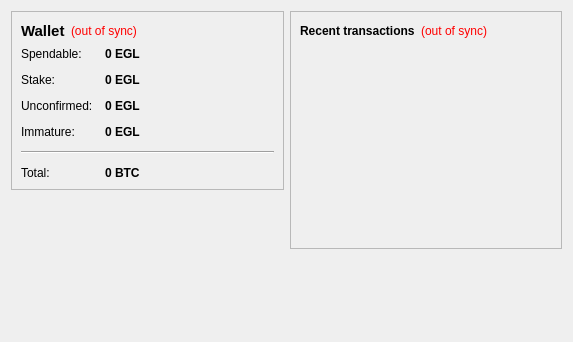
<?xml version="1.0" encoding="UTF-8"?>
<ui version="4.0">
 <class>OverviewPage</class>
 <widget class="QWidget" name="OverviewPage">
  <property name="geometry">
   <rect>
    <x>0</x>
    <y>0</y>
    <width>573</width>
    <height>342</height>
   </rect>
  </property>
  <property name="windowTitle">
   <string>Form</string>
  </property>
  <layout class="QHBoxLayout" name="horizontalLayout" stretch="1,1">
   <item>
    <layout class="QVBoxLayout" name="verticalLayout_2">
     <item>
      <widget class="QFrame" name="frame">
       <property name="frameShape">
        <enum>QFrame::StyledPanel</enum>
       </property>
       <property name="frameShadow">
        <enum>QFrame::Raised</enum>
       </property>
       <layout class="QVBoxLayout" name="verticalLayout_4">
        <item>
         <layout class="QHBoxLayout" name="horizontalLayout_4">
          <item>
           <widget class="QLabel" name="label_5">
            <property name="font">
             <font>
              <pointsize>11</pointsize>
              <weight>75</weight>
              <bold>true</bold>
             </font>
            </property>
            <property name="text">
             <string>Wallet</string>
            </property>
           </widget>
          </item>
          <item>
           <widget class="QLabel" name="labelWalletStatus">
            <property name="toolTip">
             <string>The displayed information may be out of date. Your wallet automatically synchronizes with the Ego network after a connection is established, but this process has not completed yet.</string>
            </property>
            <property name="styleSheet">
             <string notr="true">QLabel { color: red; }</string>
            </property>
            <property name="text">
             <string notr="true">(out of sync)</string>
            </property>
            <property name="alignment">
             <set>Qt::AlignLeading|Qt::AlignLeft|Qt::AlignVCenter</set>
            </property>
           </widget>
          </item>
          <item>
           <spacer name="horizontalSpacer_2">
            <property name="orientation">
             <enum>Qt::Horizontal</enum>
            </property>
            <property name="sizeHint" stdset="0">
             <size>
              <width>40</width>
              <height>20</height>
             </size>
            </property>
           </spacer>
          </item>
         </layout>
        </item>
        <item>
         <layout class="QFormLayout" name="formLayout_2">
          <property name="fieldGrowthPolicy">
           <enum>QFormLayout::AllNonFixedFieldsGrow</enum>
          </property>
          <property name="horizontalSpacing">
           <number>12</number>
          </property>
          <property name="verticalSpacing">
           <number>12</number>
          </property>
          <item row="0" column="0">
           <widget class="QLabel" name="label">
            <property name="text">
             <string>Spendable:</string>
            </property>
           </widget>
          </item>
          <item row="0" column="1">
           <widget class="QLabel" name="labelBalance">
            <property name="font">
             <font>
              <weight>75</weight>
              <bold>true</bold>
             </font>
            </property>
            <property name="cursor">
             <cursorShape>IBeamCursor</cursorShape>
            </property>
            <property name="toolTip">
             <string>Your current spendable balance</string>
            </property>
            <property name="text">
             <string notr="true">0 EGL</string>
            </property>
            <property name="textInteractionFlags">
             <set>Qt::LinksAccessibleByMouse|Qt::TextSelectableByKeyboard|Qt::TextSelectableByMouse</set>
            </property>
           </widget>
          </item>
          <item row="1" column="0">
           <widget class="QLabel" name="label_6">
            <property name="text">
             <string>Stake:</string>
            </property>
           </widget>
          </item>
          <item row="1" column="1">
           <widget class="QLabel" name="labelStake">
            <property name="font">
             <font>
              <weight>75</weight>
              <bold>true</bold>
             </font>
            </property>
            <property name="cursor">
             <cursorShape>IBeamCursor</cursorShape>
            </property>
            <property name="toolTip">
             <string>Total of coins that was staked, and do not yet count toward the current balance</string>
            </property>
            <property name="text">
             <string notr="true">0 EGL</string>
            </property>
            <property name="textInteractionFlags">
             <set>Qt::LinksAccessibleByMouse|Qt::TextSelectableByKeyboard|Qt::TextSelectableByMouse</set>
            </property>
           </widget>
          </item>
          <item row="2" column="0">
           <widget class="QLabel" name="label_3">
            <property name="text">
             <string>Unconfirmed:</string>
            </property>
           </widget>
          </item>
          <item row="2" column="1">
           <widget class="QLabel" name="labelUnconfirmed">
            <property name="font">
             <font>
              <weight>75</weight>
              <bold>true</bold>
             </font>
            </property>
            <property name="cursor">
             <cursorShape>IBeamCursor</cursorShape>
            </property>
            <property name="toolTip">
             <string>Total of transactions that have yet to be confirmed, and do not yet count toward the current balance</string>
            </property>
            <property name="text">
             <string notr="true">0 EGL</string>
            </property>
            <property name="textInteractionFlags">
             <set>Qt::LinksAccessibleByMouse|Qt::TextSelectableByKeyboard|Qt::TextSelectableByMouse</set>
            </property>
           </widget>
          </item>
          <item row="3" column="0">
           <widget class="QLabel" name="labelImmatureText">
            <property name="text">
             <string>Immature:</string>
            </property>
           </widget>
          </item>
          <item row="3" column="1">
           <widget class="QLabel" name="labelImmature">
            <property name="font">
             <font>
              <weight>75</weight>
              <bold>true</bold>
             </font>
            </property>
            <property name="toolTip">
             <string>Mined balance that has not yet matured</string>
            </property>
            <property name="text">
             <string notr="true">0 EGL</string>
            </property>
            <property name="textInteractionFlags">
             <set>Qt::LinksAccessibleByMouse|Qt::TextSelectableByKeyboard|Qt::TextSelectableByMouse</set>
            </property>
           </widget>
          </item>
          <item row="4" column="0" colspan="2">
           <widget class="Line" name="line">
            <property name="orientation">
             <enum>Qt::Horizontal</enum>
            </property>
           </widget>
          </item>
          <item row="5" column="0">
           <widget class="QLabel" name="labelTotalText">
            <property name="text">
             <string>Total:</string>
            </property>
           </widget>
          </item>
          <item row="5" column="1">
           <widget class="QLabel" name="labelTotal">
            <property name="font">
             <font>
              <weight>75</weight>
              <bold>true</bold>
             </font>
            </property>
            <property name="cursor">
             <cursorShape>IBeamCursor</cursorShape>
            </property>
            <property name="toolTip">
             <string>Your current total balance</string>
            </property>
            <property name="text">
             <string notr="true">0 BTC</string>
            </property>
            <property name="textInteractionFlags">
             <set>Qt::LinksAccessibleByMouse|Qt::TextSelectableByKeyboard|Qt::TextSelectableByMouse</set>
            </property>
           </widget>
          </item>
         </layout>
        </item>
       </layout>
      </widget>
     </item>
     <item>
      <spacer name="verticalSpacer">
       <property name="orientation">
        <enum>Qt::Vertical</enum>
       </property>
       <property name="sizeHint" stdset="0">
        <size>
         <width>20</width>
         <height>40</height>
        </size>
       </property>
      </spacer>
     </item>
     <item>
      <widget class="QLabel" name="label_2">
       <property name="text">
        <string/>
       </property>
       <property name="pixmap">
        <pixmap resource="../bitcoin.qrc">:/icons/ego</pixmap>
       </property>
      </widget>
     </item>
    </layout>
   </item>
   <item>
    <layout class="QVBoxLayout" name="verticalLayout_3">
     <item>
      <widget class="QFrame" name="frame_2">
       <property name="frameShape">
        <enum>QFrame::StyledPanel</enum>
       </property>
       <property name="frameShadow">
        <enum>QFrame::Raised</enum>
       </property>
       <layout class="QVBoxLayout" name="verticalLayout">
        <item>
         <layout class="QHBoxLayout" name="horizontalLayout_2">
          <item>
           <widget class="QLabel" name="label_4">
            <property name="text">
             <string>&lt;b&gt;Recent transactions&lt;/b&gt;</string>
            </property>
           </widget>
          </item>
          <item>
           <widget class="QLabel" name="labelTransactionsStatus">
            <property name="toolTip">
             <string>The displayed information may be out of date. Your wallet automatically synchronizes with the Ego network after a connection is established, but this process has not completed yet.</string>
            </property>
            <property name="styleSheet">
             <string notr="true">QLabel { color: red; }</string>
            </property>
            <property name="text">
             <string notr="true">(out of sync)</string>
            </property>
            <property name="alignment">
             <set>Qt::AlignRight|Qt::AlignTrailing|Qt::AlignVCenter</set>
            </property>
           </widget>
          </item>
          <item>
           <spacer name="horizontalSpacer">
            <property name="orientation">
             <enum>Qt::Horizontal</enum>
            </property>
            <property name="sizeHint" stdset="0">
             <size>
              <width>40</width>
              <height>20</height>
             </size>
            </property>
           </spacer>
          </item>
         </layout>
        </item>
        <item>
         <widget class="QListView" name="listTransactions">
          <property name="styleSheet">
           <string notr="true">QListView { background: transparent; }</string>
          </property>
          <property name="frameShape">
           <enum>QFrame::NoFrame</enum>
          </property>
          <property name="verticalScrollBarPolicy">
           <enum>Qt::ScrollBarAlwaysOff</enum>
          </property>
          <property name="horizontalScrollBarPolicy">
           <enum>Qt::ScrollBarAlwaysOff</enum>
          </property>
          <property name="selectionMode">
           <enum>QAbstractItemView::NoSelection</enum>
          </property>
         </widget>
        </item>
       </layout>
      </widget>
     </item>
     <item>
      <spacer name="verticalSpacer_2">
       <property name="orientation">
        <enum>Qt::Vertical</enum>
       </property>
       <property name="sizeHint" stdset="0">
        <size>
         <width>20</width>
         <height>40</height>
        </size>
       </property>
      </spacer>
     </item>
    </layout>
   </item>
  </layout>
 </widget>
 <resources>
  <include location="../bitcoin.qrc"/>
 </resources>
 <connections/>
</ui>
